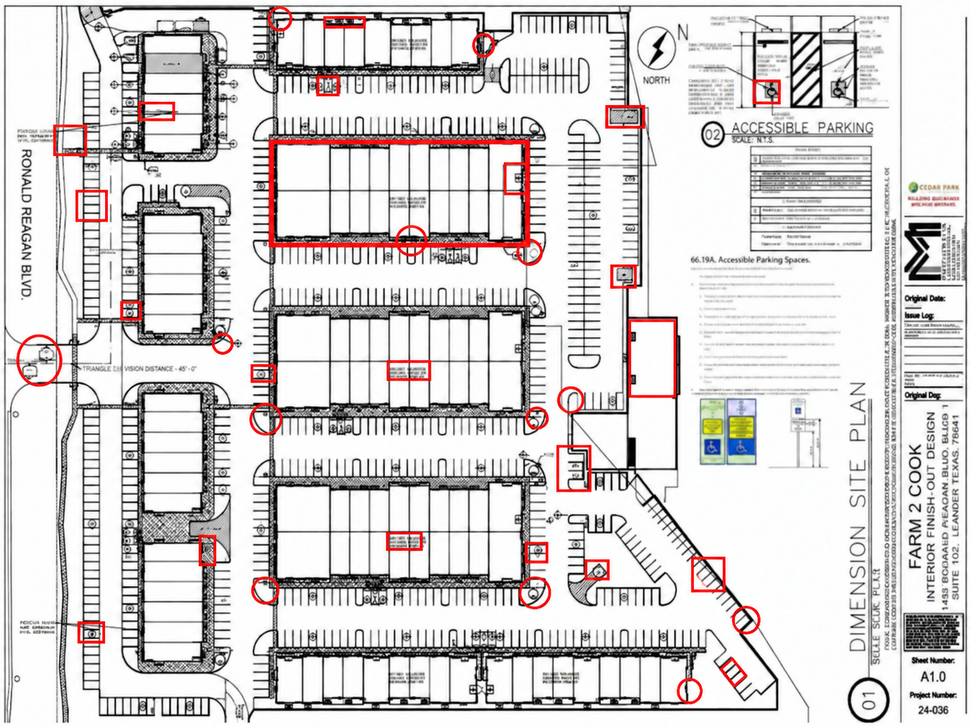
#> input picture red_+.png, 970 x 727 px, shrunk from 1448 x 1086 before the run
$ python main.py
#> lines starting #> are read from the running program, lines starting #| are printed output that depends on the picture; long printed decimals are rounded
import cv2
import numpy as np
img1 = cv2.imread('red_+.png')
#> img1 is the input picture: shape (727, 970, 3); mean B, G, R 211.5, 211.7, 215.4
img2 = cv2.imread('red.png')
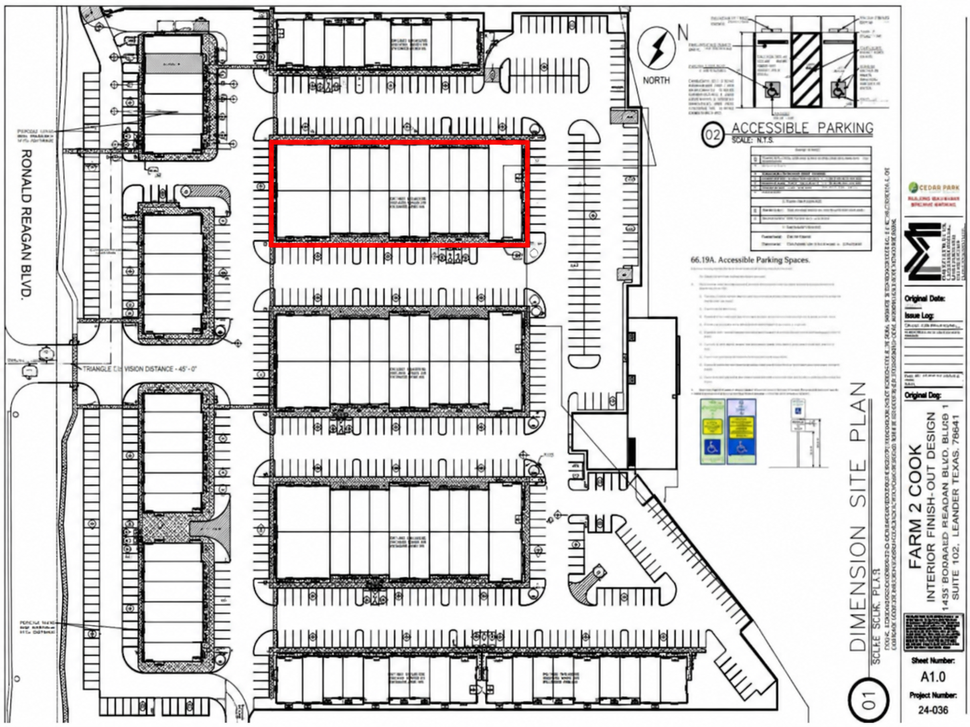
#> input picture red.png, 970 x 727 px, shrunk from 1448 x 1086 before the run
#> img2 is the input picture: shape (727, 970, 3); mean B, G, R 212.9, 213.1, 214.1
diff = cv2.absdiff(img1, img2)
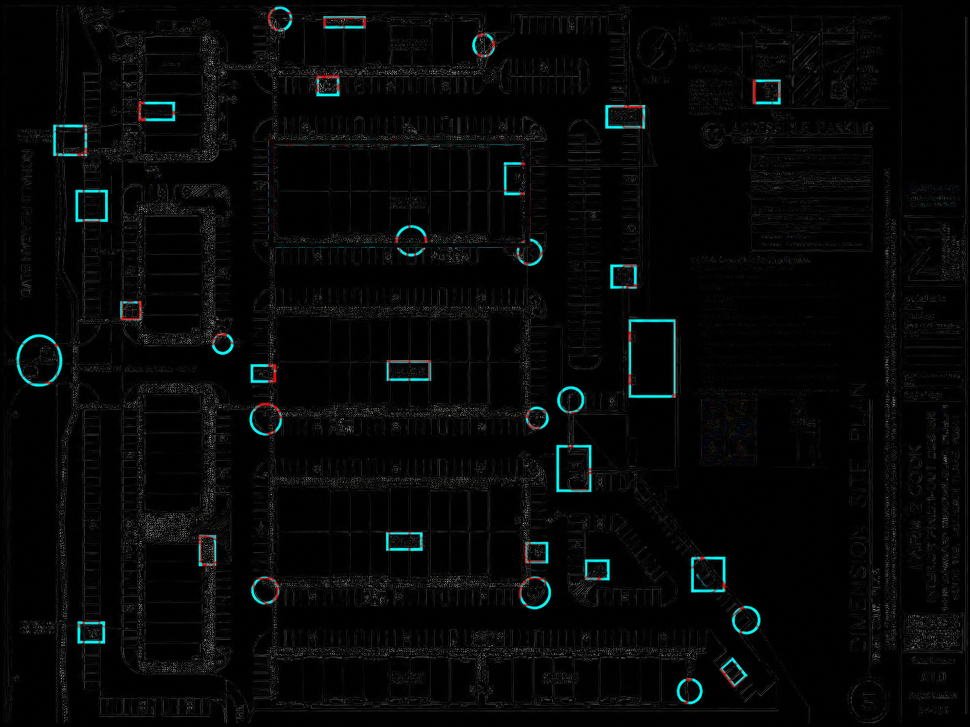
#> diff: shape (727, 970, 3); mean B, G, R 7.8, 7.8, 6.4

print("shape:", diff.shape)
#| shape: (727, 970, 3)
print("diff max:", diff.max())
#| diff max: 255
print("diff moyenne:", diff.mean())
#| diff moyenne: 7.311

gray = cv2.cvtColor(diff, cv2.COLOR_BGR2GRAY)

for threshold in [1, 5, 10, 20, 50, 100]:
    count = np.count_nonzero(gray > threshold)
    percent = count / gray.size * 100
    print(f"> {threshold:3}: {count:8} pixels ({percent:.4f}%)")
#> this loop made 6 passes
#> (count, percent) on passes 1 to 6: (334212, 47.39), (189658, 26.89), (127903, 18.14), (64720, 9.18), (16349, 2.32), (6727, 0.954)
#| >   1:   334212 pixels (47.3932%)
#| >   5:   189658 pixels (26.8946%)
#| >  10:   127903 pixels (18.1374%)
#| >  20:    64720 pixels (9.1777%)
#| >  50:    16349 pixels (2.3184%)
#| > 100:     6727 pixels (0.9539%)

cv2.imwrite('diff.png', diff)
